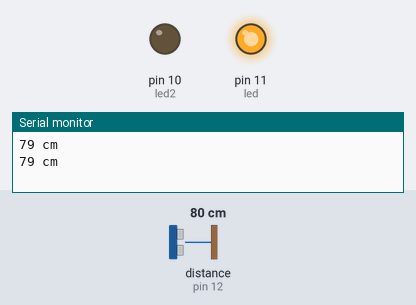
Simulated run of this sketch. Board: Arduino Uno, built with avr-gcc and run on an emulated ATmega328P. Parts: output pins drawn as LEDs (lit = HIGH), the last lines printed to the serial monitor. Wiring (inferred from the names in the program): ultrasonic range finder: trigger pin 13; echo pin 12. Inputs (shaded band) come from the test bench; at power-on: distance to the obstacle (sensor on pin 12) 80 cm. The echo pulse lasts 58.3 µs per cm; pins used as bus, display or sensor lines are not drawn.

Above: at 1.8 s.
1.9 s: distance to the obstacle (sensor on pin 12) set to 96 cm
3.4 s: distance to the obstacle (sensor on pin 12) set to 103 cm
At 4.6 s:
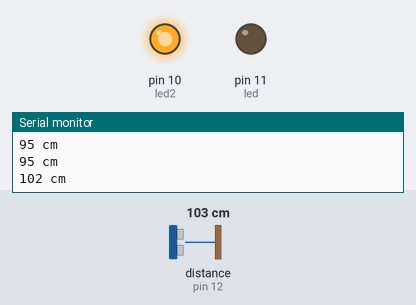
5.5 s: distance to the obstacle (sensor on pin 12) set to 2 cm
At 6.4 s:
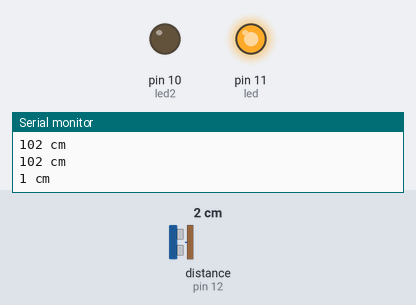
7.5 s: distance to the obstacle (sensor on pin 12) set to 120 cm
At 9.4 s:
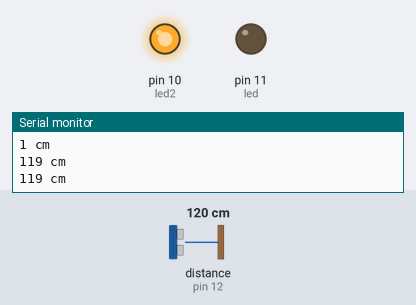
Timing chart, 0 to 10.5 s (numbered marks = the images above; inputs shaded):
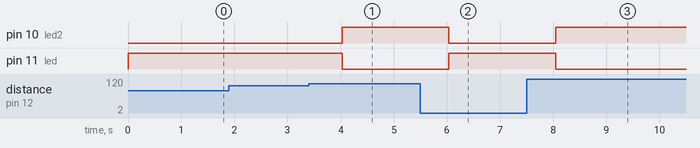

Measured:
- the behaviour switches between 100 and 101 cm on distance to the obstacle (sensor on pin 12) (found by bisection; images 0 and 1)
- after the input at 3.4 s, pin 10 (led2): LOW → HIGH after 0.63 s; pin 11 (led): HIGH → LOW after 0.63 s
- after the input at 5.5 s, pin 10 (led2): HIGH → LOW after 0.54 s; pin 11 (led): LOW → HIGH after 0.54 s
- after the input at 7.5 s, pin 10 (led2): LOW → HIGH after 0.55 s; pin 11 (led): HIGH → LOW after 0.55 s

The sketch:

distancefinder.ino
```cpp
#define trigPin 13
#define echoPin 12
#define led 11 //red LED
#define led2 10 //green LED

void setup() {
  Serial.begin (9600);
  pinMode(trigPin, OUTPUT);
  pinMode(echoPin, INPUT);
  pinMode(led, OUTPUT);
  pinMode(led2, OUTPUT);
}

void loop() {
  long duration, distance;
  digitalWrite(trigPin, LOW);
  delayMicroseconds(2);
  digitalWrite(trigPin, HIGH);
  delayMicroseconds(10);
  digitalWrite(trigPin, LOW);
  duration = pulseIn(echoPin, HIGH);
  distance = (duration/2) / 29.1;
  if (distance < 100) {  //you are free to change this
  digitalWrite(led,HIGH); //distance is less than 100 so red LED turns on
  digitalWrite(led2,LOW);
}
  else {
  digitalWrite(led,LOW); //distance is more than 100 so green LED turns on
  digitalWrite(led2,HIGH);

  }
  if (distance >= 400 || distance <= 0){    //range is 400 cm for HC-SR04 sensor
    Serial.println("Out of range");
  }
  else {
    Serial.print(distance);
    Serial.println(" cm"); //in centimeters
  }
  delay(1000);
}
```
